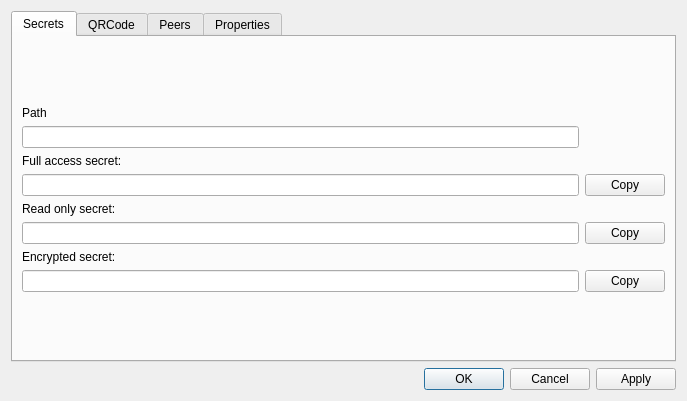
<?xml version="1.0" encoding="UTF-8"?>
<ui version="4.0">
 <class>FolderInfoDialog</class>
 <widget class="QDialog" name="FolderInfoDialog">
  <property name="geometry">
   <rect>
    <x>0</x>
    <y>0</y>
    <width>687</width>
    <height>401</height>
   </rect>
  </property>
  <property name="windowTitle">
   <string>Folder Infos</string>
  </property>
  <layout class="QVBoxLayout" name="verticalLayout">
   <item>
    <widget class="QTabWidget" name="tabWidget">
     <property name="currentIndex">
      <number>0</number>
     </property>
     <widget class="QWidget" name="secretsTab">
      <attribute name="title">
       <string>Secrets</string>
      </attribute>
      <layout class="QGridLayout" name="gridLayout">
       <item row="7" column="0">
        <widget class="QLabel" name="label_3">
         <property name="text">
          <string>Encrypted secret:</string>
         </property>
        </widget>
       </item>
       <item row="9" column="0">
        <spacer name="verticalSpacer_2">
         <property name="orientation">
          <enum>Qt::Vertical</enum>
         </property>
         <property name="sizeHint" stdset="0">
          <size>
           <width>20</width>
           <height>40</height>
          </size>
         </property>
        </spacer>
       </item>
       <item row="5" column="0">
        <widget class="QLabel" name="label_2">
         <property name="text">
          <string>Read only secret:</string>
         </property>
        </widget>
       </item>
       <item row="4" column="1">
        <widget class="QPushButton" name="copySecretButton">
         <property name="text">
          <string>Copy</string>
         </property>
        </widget>
       </item>
       <item row="6" column="0">
        <widget class="QLineEdit" name="roSecretEdit">
         <property name="readOnly">
          <bool>true</bool>
         </property>
        </widget>
       </item>
       <item row="1" column="0">
        <widget class="QLabel" name="label_4">
         <property name="text">
          <string>Path</string>
         </property>
        </widget>
       </item>
       <item row="3" column="0">
        <widget class="QLabel" name="label">
         <property name="text">
          <string>Full access secret:</string>
         </property>
        </widget>
       </item>
       <item row="8" column="0">
        <widget class="QLineEdit" name="ecSecretEdit">
         <property name="readOnly">
          <bool>true</bool>
         </property>
        </widget>
       </item>
       <item row="8" column="1">
        <widget class="QPushButton" name="copyEcSecretButton">
         <property name="text">
          <string>Copy</string>
         </property>
        </widget>
       </item>
       <item row="4" column="0">
        <widget class="QLineEdit" name="secretEdit">
         <property name="readOnly">
          <bool>true</bool>
         </property>
        </widget>
       </item>
       <item row="6" column="1">
        <widget class="QPushButton" name="copyRoSecretButton">
         <property name="text">
          <string>Copy</string>
         </property>
        </widget>
       </item>
       <item row="0" column="0">
        <spacer name="verticalSpacer">
         <property name="orientation">
          <enum>Qt::Vertical</enum>
         </property>
         <property name="sizeHint" stdset="0">
          <size>
           <width>20</width>
           <height>40</height>
          </size>
         </property>
        </spacer>
       </item>
       <item row="2" column="0">
        <widget class="QLineEdit" name="pathEdit">
         <property name="readOnly">
          <bool>true</bool>
         </property>
        </widget>
       </item>
      </layout>
     </widget>
     <widget class="QWidget" name="qrTab">
      <attribute name="title">
       <string>QRCode</string>
      </attribute>
      <layout class="QGridLayout" name="gridLayout_2">
       <item row="0" column="0" colspan="5">
        <widget class="QRCodeWidget" name="qrCodeWidget" native="true"/>
       </item>
       <item row="1" column="4">
        <spacer name="horizontalSpacer_2">
         <property name="orientation">
          <enum>Qt::Horizontal</enum>
         </property>
         <property name="sizeHint" stdset="0">
          <size>
           <width>180</width>
           <height>20</height>
          </size>
         </property>
        </spacer>
       </item>
       <item row="1" column="0">
        <spacer name="horizontalSpacer">
         <property name="orientation">
          <enum>Qt::Horizontal</enum>
         </property>
         <property name="sizeHint" stdset="0">
          <size>
           <width>181</width>
           <height>20</height>
          </size>
         </property>
        </spacer>
       </item>
       <item row="1" column="1">
        <widget class="QRadioButton" name="fullAccessRadio">
         <property name="text">
          <string>Full Access</string>
         </property>
         <property name="checked">
          <bool>true</bool>
         </property>
        </widget>
       </item>
       <item row="1" column="2">
        <widget class="QRadioButton" name="readOnlyRadio">
         <property name="text">
          <string>Read Only</string>
         </property>
        </widget>
       </item>
       <item row="1" column="3">
        <widget class="QRadioButton" name="ecOnlyRadio">
         <property name="enabled">
          <bool>false</bool>
         </property>
         <property name="text">
          <string>Encrypted</string>
         </property>
        </widget>
       </item>
      </layout>
     </widget>
     <widget class="QWidget" name="peersTab">
      <attribute name="title">
       <string>Peers</string>
      </attribute>
      <layout class="QVBoxLayout" name="verticalLayout_2">
       <item>
        <widget class="QTableWidget" name="peersTable">
         <property name="editTriggers">
          <set>QAbstractItemView::NoEditTriggers</set>
         </property>
         <property name="selectionMode">
          <enum>QAbstractItemView::SingleSelection</enum>
         </property>
         <property name="selectionBehavior">
          <enum>QAbstractItemView::SelectItems</enum>
         </property>
         <column>
          <property name="text">
           <string>Name</string>
          </property>
         </column>
         <column>
          <property name="text">
           <string>ID</string>
          </property>
         </column>
         <column>
          <property name="text">
           <string>Connection</string>
          </property>
         </column>
         <column>
          <property name="text">
           <string>Last synced</string>
          </property>
         </column>
         <column>
          <property name="text">
           <string>Down</string>
          </property>
         </column>
         <column>
          <property name="text">
           <string>Up</string>
          </property>
         </column>
        </widget>
       </item>
      </layout>
     </widget>
     <widget class="QWidget" name="propsTab">
      <attribute name="title">
       <string>Properties</string>
      </attribute>
      <layout class="QGridLayout" name="gridLayout_3">
       <item row="5" column="0">
        <widget class="QCheckBox" name="overwriteCheck">
         <property name="enabled">
          <bool>false</bool>
         </property>
         <property name="text">
          <string>Overwrite changes</string>
         </property>
        </widget>
       </item>
       <item row="0" column="0">
        <widget class="QCheckBox" name="relayCheck">
         <property name="enabled">
          <bool>false</bool>
         </property>
         <property name="text">
          <string>Use relay server when required</string>
         </property>
        </widget>
       </item>
       <item row="3" column="0">
        <widget class="QCheckBox" name="dhtCheck">
         <property name="enabled">
          <bool>false</bool>
         </property>
         <property name="text">
          <string>Search DHT Network</string>
         </property>
        </widget>
       </item>
       <item row="2" column="0">
        <widget class="QCheckBox" name="lanCheck">
         <property name="enabled">
          <bool>false</bool>
         </property>
         <property name="text">
          <string>Search LAN</string>
         </property>
        </widget>
       </item>
       <item row="4" column="0">
        <widget class="QCheckBox" name="archiveCheck">
         <property name="enabled">
          <bool>false</bool>
         </property>
         <property name="text">
          <string>Store deleted files in SyncArchive</string>
         </property>
        </widget>
       </item>
       <item row="8" column="0">
        <widget class="QCheckBox" name="predefHostsCheck">
         <property name="enabled">
          <bool>false</bool>
         </property>
         <property name="text">
          <string>Use predefined hosts</string>
         </property>
        </widget>
       </item>
       <item row="9" column="0" rowspan="3">
        <widget class="QListWidget" name="hostsList">
         <property name="enabled">
          <bool>false</bool>
         </property>
        </widget>
       </item>
       <item row="1" column="0">
        <widget class="QCheckBox" name="trackerCheck">
         <property name="enabled">
          <bool>false</bool>
         </property>
         <property name="text">
          <string>Use tracker server</string>
         </property>
        </widget>
       </item>
       <item row="10" column="1">
        <widget class="QPushButton" name="addHostButton">
         <property name="enabled">
          <bool>false</bool>
         </property>
         <property name="text">
          <string>Add</string>
         </property>
        </widget>
       </item>
       <item row="11" column="1">
        <widget class="QPushButton" name="removeHostButton">
         <property name="enabled">
          <bool>false</bool>
         </property>
         <property name="text">
          <string>Remove</string>
         </property>
        </widget>
       </item>
       <item row="9" column="1" colspan="2">
        <widget class="QLineEdit" name="newHostEdit">
         <property name="enabled">
          <bool>false</bool>
         </property>
        </widget>
       </item>
       <item row="7" column="0" colspan="3">
        <spacer name="verticalSpacer_3">
         <property name="orientation">
          <enum>Qt::Vertical</enum>
         </property>
         <property name="sizeHint" stdset="0">
          <size>
           <width>20</width>
           <height>40</height>
          </size>
         </property>
        </spacer>
       </item>
       <item row="10" column="2" rowspan="2">
        <spacer name="horizontalSpacer_3">
         <property name="orientation">
          <enum>Qt::Horizontal</enum>
         </property>
         <property name="sizeHint" stdset="0">
          <size>
           <width>40</width>
           <height>20</height>
          </size>
         </property>
        </spacer>
       </item>
       <item row="6" column="0">
        <widget class="QCheckBox" name="selSyncCheck">
         <property name="enabled">
          <bool>false</bool>
         </property>
         <property name="text">
          <string>Selective sync</string>
         </property>
        </widget>
       </item>
      </layout>
     </widget>
    </widget>
   </item>
   <item>
    <widget class="QDialogButtonBox" name="dialogButtons">
     <property name="standardButtons">
      <set>QDialogButtonBox::Apply|QDialogButtonBox::Cancel|QDialogButtonBox::Ok</set>
     </property>
     <property name="centerButtons">
      <bool>false</bool>
     </property>
    </widget>
   </item>
  </layout>
 </widget>
 <customwidgets>
  <customwidget>
   <class>QRCodeWidget</class>
   <extends>QWidget</extends>
   <header>qrcodewidget.h</header>
   <container>1</container>
  </customwidget>
 </customwidgets>
 <tabstops>
  <tabstop>tabWidget</tabstop>
  <tabstop>secretEdit</tabstop>
  <tabstop>copySecretButton</tabstop>
  <tabstop>roSecretEdit</tabstop>
  <tabstop>copyRoSecretButton</tabstop>
  <tabstop>ecSecretEdit</tabstop>
  <tabstop>copyEcSecretButton</tabstop>
  <tabstop>fullAccessRadio</tabstop>
  <tabstop>readOnlyRadio</tabstop>
  <tabstop>relayCheck</tabstop>
  <tabstop>trackerCheck</tabstop>
  <tabstop>lanCheck</tabstop>
  <tabstop>dhtCheck</tabstop>
  <tabstop>archiveCheck</tabstop>
  <tabstop>predefHostsCheck</tabstop>
  <tabstop>hostsList</tabstop>
  <tabstop>newHostEdit</tabstop>
  <tabstop>addHostButton</tabstop>
  <tabstop>removeHostButton</tabstop>
 </tabstops>
 <resources/>
 <connections>
  <connection>
   <sender>dialogButtons</sender>
   <signal>rejected()</signal>
   <receiver>FolderInfoDialog</receiver>
   <slot>reject()</slot>
   <hints>
    <hint type="sourcelabel">
     <x>425</x>
     <y>360</y>
    </hint>
    <hint type="destinationlabel">
     <x>268</x>
     <y>379</y>
    </hint>
   </hints>
  </connection>
 </connections>
</ui>
